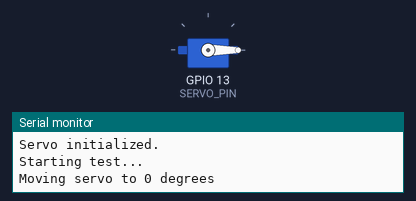
Simulated run of this sketch. Board: ESP32. Shown: servo, the last lines printed to the serial monitor.

Above: at 2.05 s.
At 5.25 s:
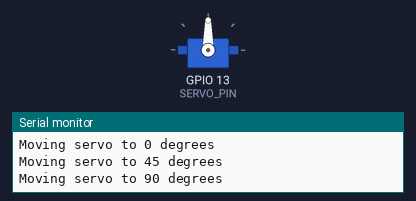
At 8.45 s:
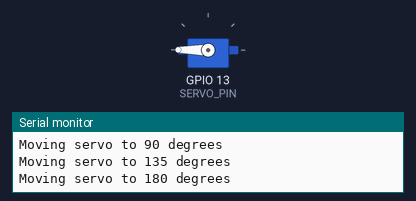
At 14.95 s:
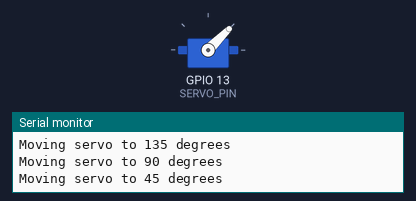
Timing chart, 0 to 23.5 s (numbered marks = the images above):
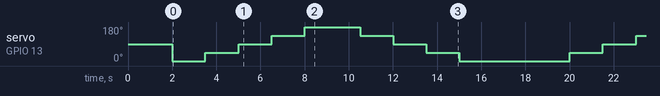

The sketch:

servo_tests.ino.ino
```cpp
#include <Arduino.h>
#include <ESP32Servo.h>

#define SERVO_PIN 13

Servo soilProbeServo;

void setup() {
  Serial.begin(115200);
  delay(1000);

  Serial.println();
  Serial.println("======================================");
  Serial.println("      AGRIEDGE ROVER");
  Serial.println("      SERVO MOTOR TEST");
  Serial.println("======================================");
  Serial.println();

  soilProbeServo.setPeriodHertz(50);
  soilProbeServo.attach(SERVO_PIN, 500, 2400);

  Serial.println("Servo initialized.");
  Serial.println("Starting test...");
  Serial.println();

  delay(1000);
}

void moveServo(int angle) {
  Serial.print("Moving servo to ");
  Serial.print(angle);
  Serial.println(" degrees");

  soilProbeServo.write(angle);
  delay(1500);
}

void loop() {

  moveServo(0);
  moveServo(45);
  moveServo(90);
  moveServo(135);
  moveServo(180);

  delay(1000);

  moveServo(135);
  moveServo(90);
  moveServo(45);
  moveServo(0);

  Serial.println();
  Serial.println("Test cycle complete.");
  Serial.println("Repeating...");
  Serial.println();

  delay(2000);
}
```

Measured:
- by itself, servo on GPIO 13 (SERVO_PIN): repeats every 16.5 s: 45° 1.5 s, 90° 1.5 s, 135° 1.5 s, 180° 2.5 s, 135° 1.5 s, 90° 1.5 s, 45° 1.5 s, 0° 5.0 s
